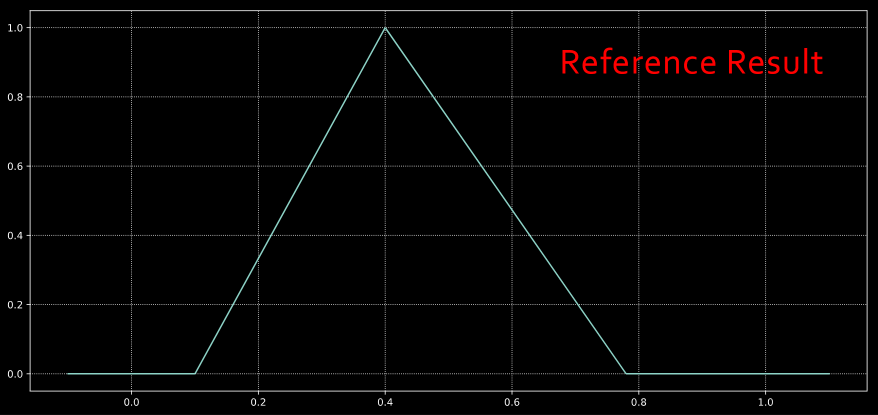
#> input picture Ex_3/additional/hat_fun_plot.png, 1755 x 830 px (shown at 1/2 size)
$ jupyter execute --allow-errors Exercise_03_Group_03.ipynb   (shell and % lines are left out)   (older library calls are emulated)
#> lines starting #> are read from the running program, lines starting #| are printed output that depends on the picture
# Exercise 3 - HDR reconstruction and camera chracterization

[cell 1]
# Imports
import numpy as np
import numpy.matlib
import numpy.random
from matplotlib import pyplot as plt
import matplotlib
from scipy import ndimage
from scipy import misc
from scipy import fftpack
from scipy import optimize
import scipy.io
import skimage
import imageio

from ipywidgets import interact, interactive, fixed, interact_manual
import ipywidgets as widgets

# for 16 bit PNG support in imageio if needed, imageio.plugins.freeimage.download() might need to be run once per system (or exr/hdr/pgm/ppm support)

matplotlib.rcParams['figure.figsize'] = (15.0, 15.0)

[cell 2]
# Some useful functions
# [19 lines left out: functions applyColorMatrix, srgb2linear, linear2srgb, not called in this run]

# 3.1 HDR reconstruction

In a camera light enters the lens and illuminates the sensor. This illuminance has a linear relationship to the radiance of the scene. The illuminance has a linear relationship to the integration time, it is proportional to the square of the f-stop and reciprocal to the square of the focal length.

#> (a cell that did not finish here is left out)

#> (a cell that did not finish here is left out)

[cell 5]
# Now estimate the exposure time for Haus_02.tiff to Haus_07.tiff relative to Haus_01.tiff by finding the factor that minimizes the sum of squared differences between both images and by dividing the relavant pixels of each picture to its neighbouring image and calculating the mean and median of all these fractions.
# Hint: Make sure you exclude the noisy and clipped pixels for both images to get the correct result.

# Define a range of valid luminances:
highCut = 0.9  # Ignore the highest 10% beacuse lots of cameras do weird stuff there
lowCut  = 0.01 # Limit to the top 6 stops because it gets noisy below 6 stops under peak white

# We will try 3 methods: Least square optimization, median and mean
ev_ls     = np.zeros(6)
ev_median = np.zeros(6)
ev_mean   = np.zeros(6)

#> (the rest of this cell did not finish here and is left out)

#> (a cell that did not finish here is left out)

[cell 7]
#Differenzen:
print("LeastSquare Fehler: " + str(np.sum(np.abs(0.5 - ev_ls))/6))
print("Median      Fehler: " + str(np.sum(np.abs(0.5 - ev_median[0:4]))/5)) # woher kommt nan Fehler, Kurt?
print("Means       Fehler: " + str(np.sum(np.abs(0.5 - ev_mean))/6))

[cell 8]
# Now let's reconstruct the original radiance of the scene from the image stack.
# Weight the luminance values by a weight-function that gives more credible values a higher value and completely discards noisy or clipped values.

# First write a hat funtion for weighting
def hatFun(x,l, m, h):
     # zur Erinnerung: srgb2linear:
     '''linear = x.copy()
     less = linear <= 0.0404482362771082
     linear[less] = linear[less] / 12.92
     linear[~less] = np.power((linear[~less] + 0.055) / 1.055, 2.4)
     return linear'''
     # Hauptproblem: doppeltes < verändert shape des arrays ( l < x         <= m )
     #                                              Lösung: ( l < x ) * ( x <= m )
     result = x.copy()
     result[ x < l    ]               = x[ x < l    ]              * 0
     result[ ( l < x ) * ( x <= m ) ] = x[ ( l < x ) * ( x <= m ) ] * 1/(m-l)-(l*1/(m-l))
     result[ ( m < x ) * ( x <= h ) ] = x[ ( m < x ) * ( x <= h ) ] * -1/(h-m)+(m*1/(h-m))+1
     result[ h < x     ]              = x[ h < x     ]              * 0
     return result

# Beispiel aus Fuchs Vorlesung
'''def ADSHR(x, a, d, s, h, r):
     def adshr_inner(x):
          myx = x.copy()
          if x < a:
               return (myx * (1.0 / a),)
          # Intervallbreite abziehen: damit beginnt
          # jeder neue Abschnitt "von vorn"
          myx -= a
          if myx < d:
               return ( (s-1) / d * myx + 1,)
          myx -= d
          if myx < h:
               return (s,)
          myx -= h
          if myx < r:
               return ( -s / r * myx + s,)
          return (0.0,)
     return adshr_inner'''

[cell 9]
# Verify the hat function (also for values out of range 0...1)
fig, ax = plt.subplots( figsize=(15,7) )

x = np.linspace(-0.1, 1.1, 1000)
#print (x)
#print (hatFun(x, 0.1, 0.4, 0.78 ) )
#plt.plot( x, x);
plt.plot( x, hatFun(x, 0.1, 0.4, 0.78 ));
#plt.plot( x, ADSHR(x, 0.1, 0.3, 0.38, 0.1, 0.1 ));
plt.grid( linestyle=':' )

# Reference how it should look like:
newax = fig.add_axes( [0.59, 0.56, 0.3, 0.3], anchor='NE', zorder=1 )
newax.imshow( plt.imread('additional/hat_fun_plot.png') / 0.8 + 0.1, interpolation = 'catrom' );
newax.axis('off')
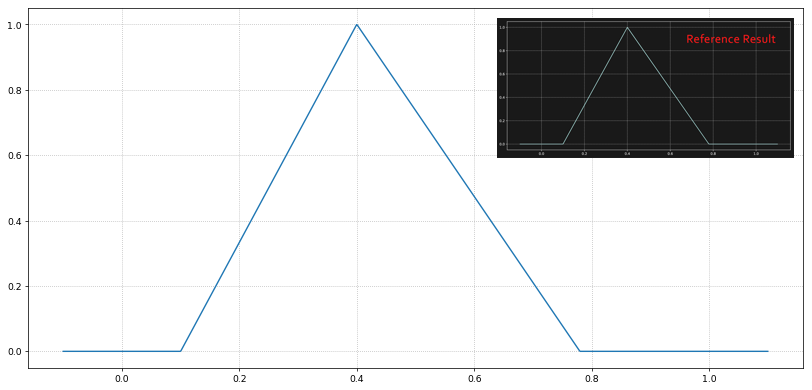
#> figure drawn by matplotlib, 2 panels; panel 1: curve peaks at x = 0.4, y = 0.999
